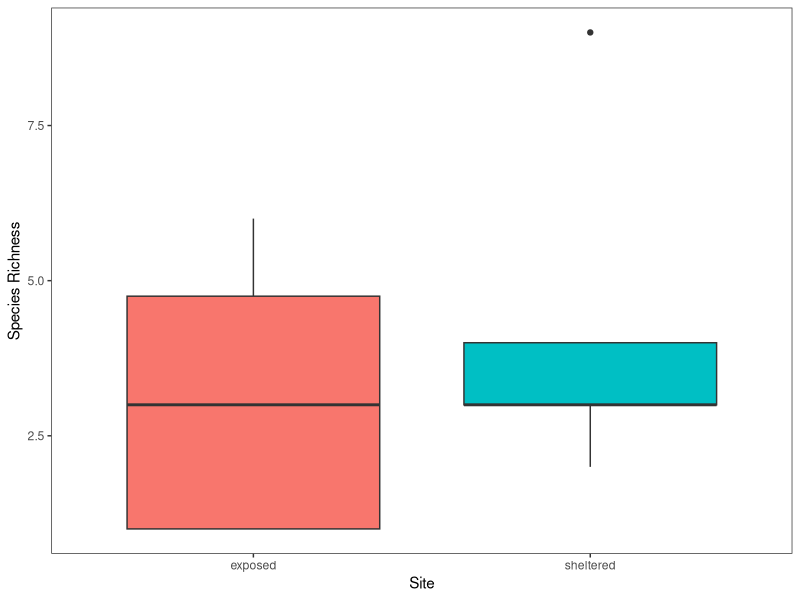
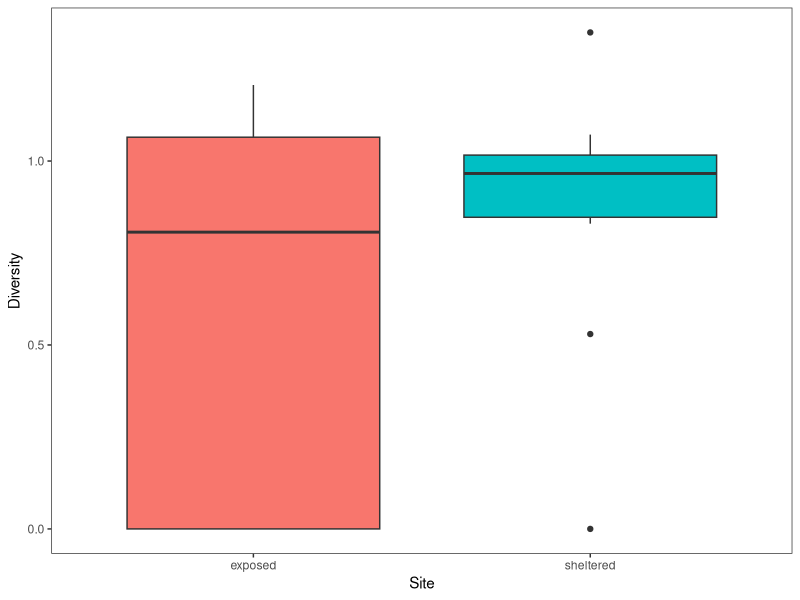

Write R code to recreate these figures, in order.
## ---- chunk 1
library(vegan)
library(tidyverse)
## ---- chunk 2
data <- read.csv("data-entry-final.csv")

# Manipulating the data

data_analysis <- data %>% 
  select(-c(abiotic_hab, biotic_hab)) %>% 
  mutate(quadrat = as.factor(quadrat)) %>% 
  group_by(vertical_transect, quadrat, species)%>%
  mutate(n_per_quadrat = sum(n)*10) %>%
  mutate(site = ifelse(vertical_transect %in% c(1,2,3), "sheltered", "exposed")) %>% 
  select(-c(n,square)) %>% 
  na.omit %>%
  distinct() %>%
  group_by(vertical_transect, quadrat) %>%
  mutate(pi_quadrat = n_per_quadrat / sum(n_per_quadrat)) %>% 
  mutate(pi_log = log(pi_quadrat)) %>% 
  mutate(pi_times_pi_log = -(pi_quadrat * pi_log))

# Diversity calculation

shannon_diversity <- data_analysis %>% 
  group_by(vertical_transect, quadrat) %>%
  summarize(sum(pi_times_pi_log, na.rm = FALSE)) %>%
  rename("shannon_sum" = "sum(pi_times_pi_log, na.rm = FALSE)") %>%
  mutate(site = ifelse(vertical_transect %in% c(1,2,3), "sheltered", "exposed"))

# Richness calculation

quad_richness <- data %>%
  drop_na(n) %>%
  group_by(vertical_transect,quadrat) %>%
  summarize(richness = length(unique(species))) %>%
  mutate(site = ifelse(vertical_transect %in% c(1,2,3), "sheltered", "exposed"))

# Evenness calculation

shannon_evenness <- quad_richness %>% 
  mutate(pi_even = 1/richness) %>% 
  mutate(pi_even_log = log(pi_even))

## ---- chunk 3
richness_plot <- ggplot(data = quad_richness) +
  geom_boxplot(aes(x = site, y = richness, fill = site)) +
  labs(x = "Site", y = "Species Richness")+
  theme_test()+
  theme(legend.position = 'none')
    
richness_plot
## ---- chunk 4
shannon_diversity_plot <- ggplot(data = shannon_diversity) +
  geom_boxplot(aes(x = site, y = shannon_sum, fill = site)) +
  labs(x = "Site", y = "Diversity")+
  theme_test()+
  theme(legend.position = 'none')

shannon_diversity_plot
